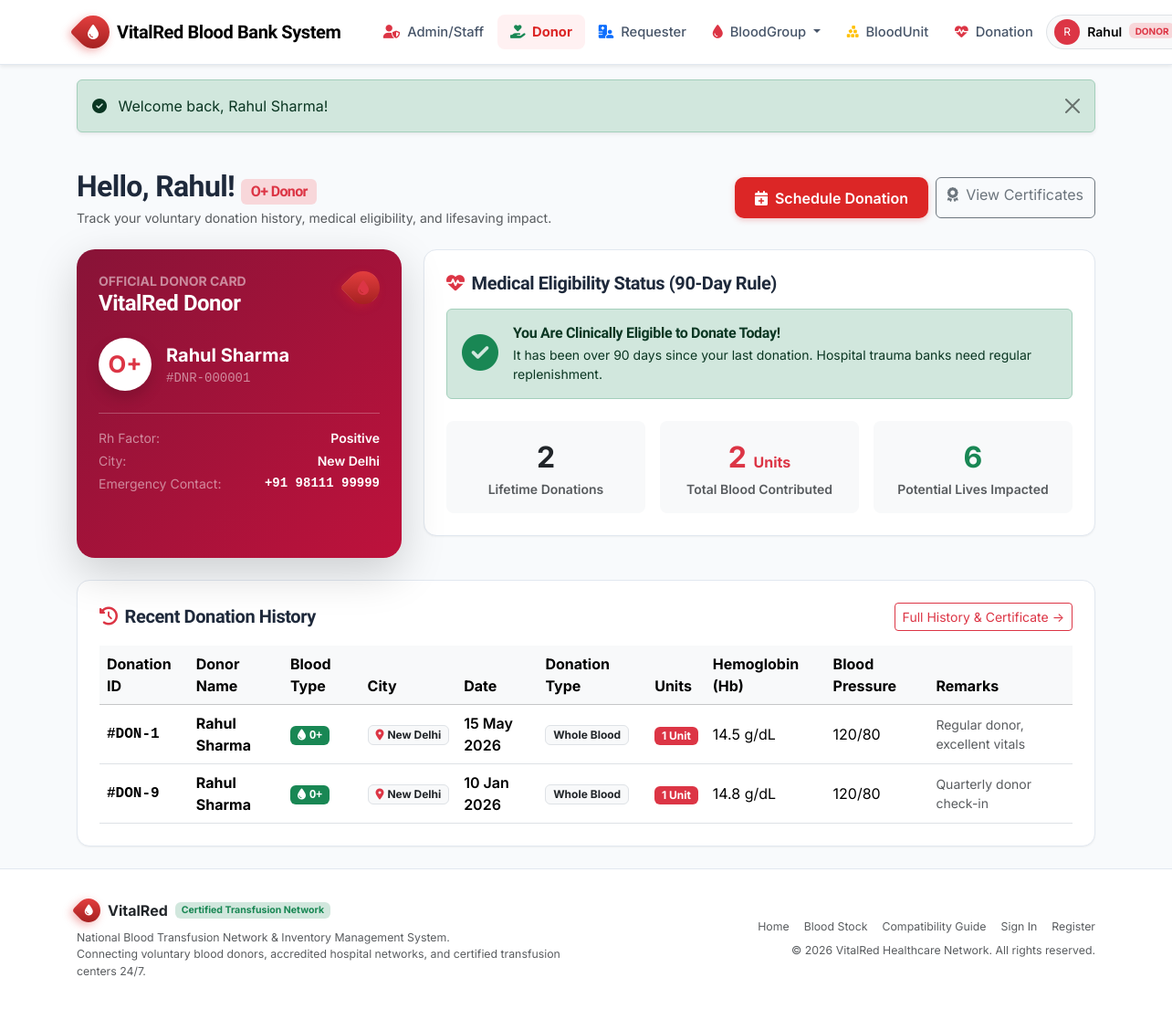
Before: /donor/index.php (signed in) with the older database file.
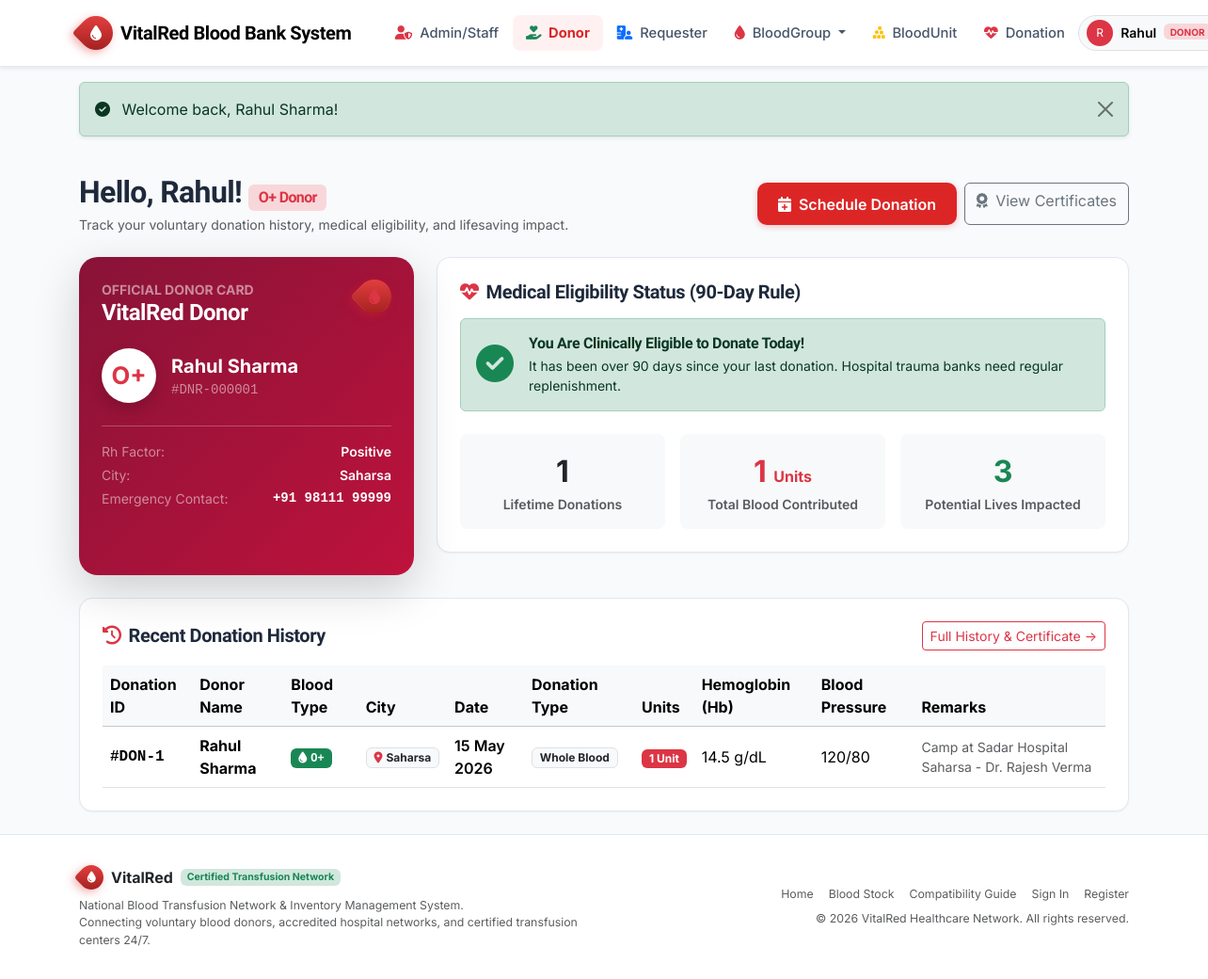
After: the same page with the newer database file.
### tables this page shows
CREATE TABLE donors (
    donor_id INT AUTO_INCREMENT PRIMARY KEY,
    user_id INT NULL UNIQUE,                      
    first_name VARCHAR(60) NOT NULL,
    last_name VARCHAR(60) NOT NULL,
    dob DATE NOT NULL,
    gender ENUM('Male', 'Female', 'Other') NOT NULL,
    blood_group_id INT NOT NULL,
    address_street VARCHAR(180) NOT NULL,
    city VARCHAR(80) NOT NULL,
    state VARCHAR(80) NOT NULL DEFAULT 'Delhi NCR',
    pincode VARCHAR(15) NOT NULL,
    emergency_contact VARCHAR(25) NOT NULL,
    last_donation_date DATE NULL,
    created_at TIMESTAMP DEFAULT CURRENT_TIMESTAMP,
    CONSTRAINT fk_donor_user FOREIGN KEY (user_id) 
        REFERENCES users (user_id) ON DELETE SET NULL ON UPDATE CASCADE,
    CONSTRAINT fk_donor_blood_group FOREIGN KEY (blood_group_id) 
        REFERENCES blood_groups (blood_group_id) ON DELETE RESTRICT ON UPDATE CASCADE,
    INDEX idx_donor_blood_group (blood_group_id),
    INDEX idx_donor_city (city)
);

CREATE TABLE blood_groups (
    blood_group_id INT AUTO_INCREMENT PRIMARY KEY,
    group_name VARCHAR(5) NOT NULL UNIQUE,       
    rh_factor ENUM('Positive', 'Negative') NOT NULL,
    critical_threshold INT NOT NULL DEFAULT 5,   
    description VARCHAR(255) NULL
);

CREATE TABLE donations (
    donation_id INT AUTO_INCREMENT PRIMARY KEY,
    donor_id INT NOT NULL,
    blood_group_id INT NOT NULL,
    donation_date DATE NOT NULL,
    units_collected INT NOT NULL DEFAULT 1,
    hemoglobin_g_dl DECIMAL(4, 1) NOT NULL,       
    blood_pressure VARCHAR(15) NOT NULL,          
    donation_type ENUM('Whole Blood', 'Platelets', 'Plasma', 'Red Cells') DEFAULT 'Whole Blood',
    staff_id INT NULL,                            
    remarks VARCHAR(255) NULL,
    created_at TIMESTAMP DEFAULT CURRENT_TIMESTAMP,
    CONSTRAINT fk_donation_donor FOREIGN KEY (donor_id) 
        REFERENCES donors (donor_id) ON DELETE RESTRICT ON UPDATE CASCADE,
    CONSTRAINT fk_donation_blood_group FOREIGN KEY (blood_group_id) 
        REFERENCES blood_groups (blood_group_id) ON DELETE RESTRICT ON UPDATE CASCADE,
    CONSTRAINT fk_donation_staff FOREIGN KEY (staff_id) 
        REFERENCES users (user_id) ON DELETE SET NULL ON UPDATE CASCADE,
    INDEX idx_donation_date (donation_date)
);

### donor/index.php (the view, shortened to what the rows shown need)
<?php
require_once __DIR__ . '/../includes/auth_helper.php';
$user_id = $_SESSION['user_id'];
$stmt = $pdo->prepare("SELECT d.*, bg.group_name, bg.rh_factor, u.email
                      FROM donors d
                      JOIN blood_groups bg ON d.blood_group_id = bg.blood_group_id
                      JOIN users u ON d.user_id = u.user_id
                      WHERE d.user_id = ? LIMIT 1");
$stmt->execute([$user_id]);
$donor = $stmt->fetch();
$donor_id = $donor['donor_id'];
$hist_stmt = $pdo->prepare("SELECT * FROM donations WHERE donor_id = ? ORDER BY donation_date DESC");
$hist_stmt->execute([$donor_id]);
$donations = $hist_stmt->fetchAll();
require_once __DIR__ . '/../includes/header.php';
?>
<div class="container py-4">
    <div class="d-flex flex-wrap justify-content-between align-items-center mb-4 gap-3">
        <div>
            <h2 class="fw-bold mb-1">
                Hello, <?= e($donor['first_name']) ?>! <span class="badge bg-danger-subtle text-danger fs-6"><?= e($donor['group_name']) ?> Donor</span>
            </h2>
            <p class="text-muted small mb-0">Track your voluntary donation history, medical eligibility, and lifesaving impact.</p>
        </div>
    </div>
    <div class="row g-4 mb-4">
        <div class="col-lg-4">
            <div class="card border-0 shadow-lg text-white h-100" style="background: linear-gradient(135deg, #881337 0%, #be123c 100%); border-radius: 20px; overflow: hidden;">
                <div class="card-body p-4 position-relative">
                    <div class="d-flex align-items-center gap-3 mb-4">
                        <div class="bg-white text-danger fw-bold rounded-circle d-flex align-items-center justify-content-center shadow" style="width: 58px; height: 58px; font-size: 1.6rem;">
                            <?= e($donor['group_name']) ?>
                        </div>
                        <div>
                            <div class="fs-5 fw-bold"><?= e($donor['first_name'] . ' ' . $donor['last_name']) ?></div>
                            <div class="text-white-50 font-monospace small">#DNR-<?= str_pad($donor['donor_id'], 6, '0', STR_PAD_LEFT) ?></div>
                        </div>
                    </div>
                    <div class="pt-3 border-top border-white border-opacity-25 small">
                        <div class="d-flex justify-content-between mb-1">
                            <span class="text-white-50">Rh Factor:</span>
                            <span class="fw-semibold"><?= e($donor['rh_factor']) ?></span>
                        </div>
                        <div class="d-flex justify-content-between mb-1">
                            <span class="text-white-50">City:</span>
                            <span class="fw-semibold"><?= e($donor['city']) ?></span>
                        </div>
                        <div class="d-flex justify-content-between">
                            <span class="text-white-50">Emergency Contact:</span>
                            <span class="fw-semibold font-monospace"><?= e($donor['emergency_contact']) ?></span>
                        </div>
                    </div>
                </div>
            </div>
        </div>
    </div>
    <div class="vr-card p-4">
        <?php if (empty($donations)): ?>
            <div class="alert alert-light border text-center py-4 text-muted mb-0">
                You haven't made any donations yet. Click "Schedule Donation" to schedule your first voluntary camp visit!
            </div>
        <?php else: ?>
            <div class="table-responsive">
                <table class="table table-hover align-middle mb-0">
                    <thead class="table-light">
                        <tr>
                            <th>Donation ID</th>
                            <th>Donor Name</th>
                            <th>Blood Type</th>
                            <th>City</th>
                            <th>Date</th>
                            <th>Donation Type</th>
                            <th>Units</th>
                            <th>Hemoglobin (Hb)</th>
                            <th>Blood Pressure</th>
                            <th>Remarks</th>
                        </tr>
                    </thead>
                    <tbody>
                        <?php foreach (array_slice($donations, 0, 5) as $dn): ?>
                            <tr>
                                <td class="font-monospace fw-bold">#DON-<?= $dn['donation_id'] ?></td>
                                <td class="fw-bold"><?= e($donor['first_name'] . ' ' . $donor['last_name']) ?></td>
                                <td><?= get_blood_badge($donor['group_name']) ?></td>
                                <td><span class="badge bg-light text-dark border"><i class="fa-solid fa-location-dot text-danger me-1"></i><?= e($donor['city']) ?></span></td>
                                <td class="fw-semibold"><?= format_date($dn['donation_date']) ?></td>
                                <td><span class="badge bg-light text-dark border"><?= e($dn['donation_type']) ?></span></td>
                                <td><span class="badge bg-danger"><?= e($dn['units_collected']) ?> Unit</span></td>
                                <td><?= e($dn['hemoglobin_g_dl']) ?> g/dL</td>
                                <td><?= e($dn['blood_pressure']) ?></td>
                                <td class="small text-muted"><?= e($dn['remarks'] ?: 'Healthy donation') ?></td>
                            </tr>
                        <?php endforeach; ?>
                    </tbody>
                </table>
            </div>
        <?php endif; ?>
    </div>
</div>
<?php require_once __DIR__ . '/../includes/footer.php'; ?>

### includes/header.php (shortened to what the rows shown need)
<?php
require_once __DIR__ . '/auth_helper.php';
$current_user = current_user();
?>
<!DOCTYPE html>
<html lang="en">
<head>
    <link href="https://cdn.jsdelivr.net/npm/bootstrap@5.3.3/dist/css/bootstrap.min.css" rel="stylesheet">
    <link href="https://cdnjs.cloudflare.com/ajax/libs/font-awesome/6.5.2/css/all.min.css" rel="stylesheet">
    <link href="<?= BASE_URL ?>assets/css/style.css" rel="stylesheet">
</head>
<body>
<nav class="navbar navbar-expand-lg navbar-vitalred sticky-top shadow-sm">
    <div class="container">
        <div class="collapse navbar-collapse" id="navbarContent">
            <div class="d-flex align-items-center gap-2">
                <?php if ($current_user): ?>
                    <div class="dropdown">
                        <button class="btn btn-light border dropdown-toggle d-flex align-items-center gap-2 py-1 px-2 rounded-pill" type="button" data-bs-toggle="dropdown">
                            <?php if (!empty($current_user['avatar_url'])): ?>
                                <img src="<?= e($current_user['avatar_url']) ?>" alt="Avatar" class="rounded-circle" width="28" height="28">
                            <?php else: ?>
                                <span class="bg-danger text-white rounded-circle d-inline-flex align-items-center justify-content-center" style="width:28px;height:28px;font-size:12px;">
                                    <?= strtoupper(substr($current_user['full_name'], 0, 1)) ?>
                                </span>
                            <?php endif; ?>
                            <span class="small fw-semibold"><?= e(explode(' ', $current_user['full_name'])[0]) ?></span>
                            <span class="badge bg-danger-subtle text-danger text-uppercase" style="font-size: 10px;"><?= e($current_user['role']) ?></span>
                        </button>
                    </div>
                <?php endif; ?>
            </div>
        </div>
    </div>
</nav>
<main class="flex-grow-1">

### includes/auth_helper.php (shortened to what the rows shown need)
<?php
function e($string) {
    return htmlspecialchars((string)($string ?? ''), ENT_QUOTES, 'UTF-8');
}
function current_user(): ?array {
    return $_SESSION['user'] ?? null;
}
function format_date(?string $date, string $format = 'd M Y'): string {
    try {
        $dt = new DateTime($date);
        return $dt->format($format);
    } catch (Exception $e) {
        return $date;
    }
}
function get_blood_badge(string $group): string {
    $colors = [
        'A+' => 'bg-danger text-white',
        'A-' => 'bg-danger text-white',
        'B+' => 'bg-primary text-white',
        'B-' => 'bg-info text-dark',
        'AB+' => 'bg-purple text-white',
        'AB-' => 'bg-dark text-white',
        'O+' => 'bg-success text-white',
        'O-' => 'bg-warning text-dark'
    ];
    $cls = $colors[$group] ?? 'bg-secondary text-white';
    return '<span class="badge ' . $cls . ' px-2 py-1 font-monospace"><i class="fa-solid fa-droplet me-1"></i>' . e($group) . '</span>';
}

Changed rows visible on the page:
no longer on this page (row edited): donations: donation_id "9", donor.last_name "Rahul Sharma", blood_group.group_name "O+", donor.city "New Delhi", donation_date "10 Jan 2026", donation_type "Whole Blood", units_collected "1", hemoglobin_g_dl "14.8", blood_pressure "120/80", remarks "Quarterly donor check-in"
changed donors "Rahul": city "New Delhi" → "Saharsa"
changed donations "Whole Blood": donor.city "New Delhi" → "Saharsa"; remarks "Regular donor, excellent vitals" → "Camp at Sadar Hospital Saharsa - Dr. Rajesh Verma"
Other visible differences:
$total_donations: "2" → "1"
$total_units: "2" → "1"
$lives_saved: "6" → "3"
